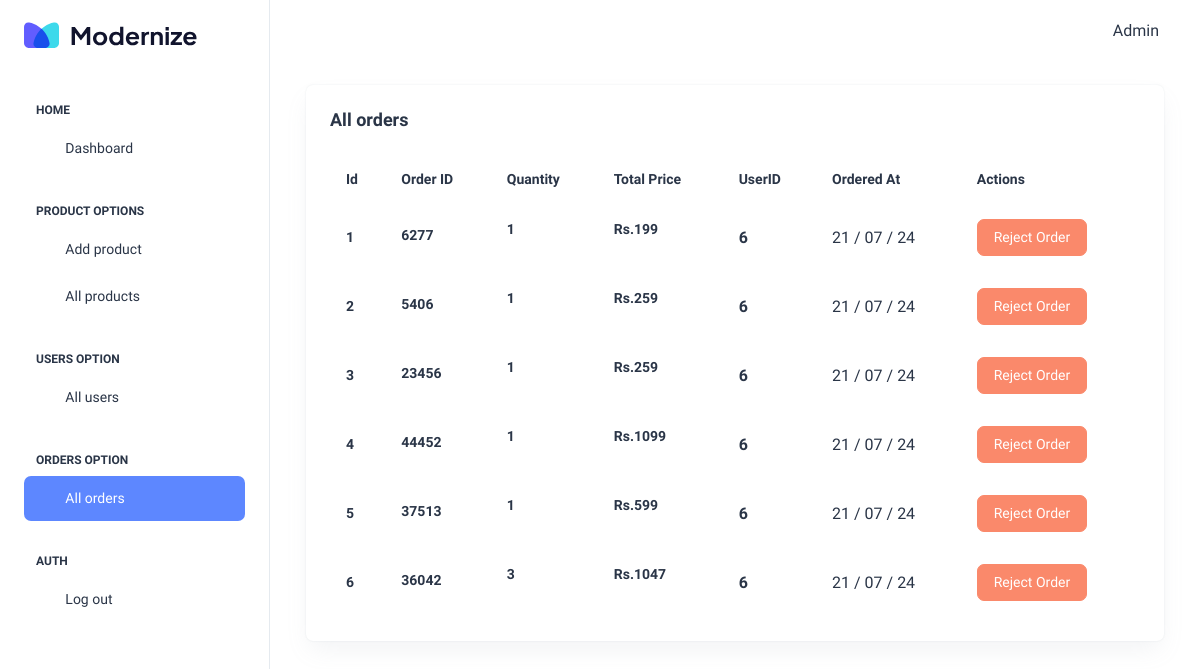
The app's page /dashboard/orders.php (signed in) with its own data.
### tables this page shows
CREATE TABLE `orders` (
  `id` int(11) NOT NULL,
  `order_id` int(11) NOT NULL,
  `order_quantity` int(11) NOT NULL,
  `order_price` int(11) NOT NULL,
  `user_id` int(11) NOT NULL,
  `product_id` int(11) NOT NULL,
  `ordered_at` timestamp NOT NULL DEFAULT current_timestamp()
);

### dashboard/orders.php (the view)
<?php
include('./header.php');
include('./conn.php');
$query = "SELECT * FROM orders ORDER BY ordered_at";
$res = mysqli_query($conn, $query);
?>
<div class="container-fluid">
  <div class="container-fluid">
    <div class="card w-100">
      <div class="card-body p-4">
        <h5 class="card-title fw-semibold mb-4">
          All orders
        </h5>
        <div class="table-responsive">
          <table class="table text-nowrap mb-0 align-middle">
            <thead class="text-dark fs-4">
              <tr>
                <th class="border-bottom-0">
                  <h6 class="fw-semibold mb-0">Id</h6>
                </th>
                <th class="border-bottom-0">
                  <h6 class="fw-semibold mb-0">Order ID</h6>
                </th>
                <th class="border-bottom-0">
                  <h6 class="fw-semibold mb-0">Quantity</h6>
                </th>
                <th class="border-bottom-0">
                  <h6 class="fw-semibold mb-0">Total Price</h6>
                </th>
                <th class="border-bottom-0">
                  <h6 class="fw-semibold mb-0">UserID</h6>
                </th>
                <th class="border-bottom-0">
                  <h6 class="fw-semibold mb-0">Ordered At</h6>
                </th>
                <th class="border-bottom-0">
                  <h6 class="fw-semibold mb-0">Actions</h6>
                </th>
              </tr>
            </thead>
            <tbody>
              <?php
                while($data = mysqli_fetch_assoc($res)) {
                  $formatedDate = date_format(date_create($data['ordered_at']),"d / m / y");
                  echo "
                    <tr>
                      <td class='border-bottom-0'>
                        <h6 class='fw-semibold mb-0'>$data[id]</h6>
                      </td>
                      <td class='border-bottom-0'>
                        <h6 class='fw-semibold mb-1'>$data[order_id]</h6>
                      </td>
                      <td class='border-bottom-0'>
                        <h6 class='mb-0 fw-semibold'>$data[order_quantity]</p>
                      </td>
                      <td class='border-bottom-0'>
                        <h6 class='mb-0 fw-semibold'>Rs.$data[order_price]</p>
                      </td>
                      <td class='border-bottom-0'>
                        <h6 class='fw-semibold mb-0 fs-4'>$data[user_id]</h6>
                      </td>
                      <td class='border-bottom-0'>
                        <h6 class='fw-normal mb-0 fs-4'>$formatedDate</h6>
                      </td>
                      <td class='border-bottom-0'>
                        <a class='btn btn-danger' href='order/cancel_order_backend.php?id=$data[id]'>Reject Order</a>
                      </td>
                    </tr>
                  ";
                }
              ?>
            </tbody>
          </table>
        </div>
      </div>
    </div>
  </div>
</div>
<?php include('./footer.php') ?>

### dashboard/header.php (shortened to what this page needs)
<!DOCTYPE html>
<html lang="en">
  <head>
    <link rel="stylesheet" href="./assets/css/styles.min.css" />
  </head>
  <body>
    <div
      class="page-wrapper"
      id="main-wrapper"
      data-layout="vertical"
      data-navbarbg="skin6"
      data-sidebartype="full"
      data-sidebar-position="fixed"
      data-header-position="fixed"
    >
      <aside class="left-sidebar">
        <div>
          <div
            class="brand-logo d-flex align-items-center justify-content-between"
          >
            <a href="./dashboard.php" class="text-nowrap logo-img">
              <img
                src="./assets/images/logos/dark-logo.svg"
                width="180"
                alt=""
              />
            </a>
          </div>
          <nav class="sidebar-nav scroll-sidebar" data-simplebar="">
            <ul id="sidebarnav">
              <li class="nav-small-cap">
                <span class="hide-menu">Home</span>
              </li>
              <li class="sidebar-item">
                <a
                  class="sidebar-link"
                  href="./dashboard.php"
                  aria-expanded="false"
                >
                  <span>
                    <i class="ti ti-layout-dashboard"></i>
                  </span>
                  <span class="hide-menu">Dashboard</span>
                </a>
              </li>
              <li class="nav-small-cap">
                <span class="hide-menu">PRODUCT OPTIONS</span>
              </li>
              <li class="sidebar-item">
                <a
                  class="sidebar-link"
                  href="./add-product.php"
                  aria-expanded="false"
                >
                  <span>
                    <i class="ti ti-plus"></i>
                  </span>
                  <span class="hide-menu">Add product</span>
                </a>
              </li>
              <li class="sidebar-item">
                <a
                  class="sidebar-link"
                  href="./all-products.php"
                  aria-expanded="false"
                >
                  <span>
                    <i class="ti ti-layout-grid"></i>
                  </span>
                  <span class="hide-menu">All products</span>
                </a>
              </li>
              <li class="nav-small-cap">
                <span class="hide-menu">USERS OPTION</span>
              </li>
              <li class="sidebar-item">
                <a
                  class="sidebar-link"
                  href="./all-users.php"
                  aria-expanded="false"
                >
                  <span>
                    <i class="ti ti-users"></i>
                  </span>
                  <span class="hide-menu">All users</span>
                </a>
              </li>
              <li class="nav-small-cap">
                <span class="hide-menu">ORDERS OPTION</span>
              </li>
              <li class="sidebar-item">
                <a
                  class="sidebar-link"
                  href="./orders.php"
                  aria-expanded="false"
                >
                  <span>
                    <i class="ti ti-box"></i>
                  </span>
                  <span class="hide-menu">All orders</span>
                </a>
              </li>
              <li class="nav-small-cap">
                <span class="hide-menu">AUTH</span>
              </li>
              <?php
              if(empty($_SESSION['email'])) {
                echo "
                  <li class='sidebar-item'>
                    <a
                      class='sidebar-link'
                      href='./index.php'
                      aria-expanded='false'
                    >
                      <span>
                        <i class='ti ti-logout'></i>
                      </span>
                      <span class='hide-menu'>Login</span>
                    </a>
                  </li>
                ";
              } else {
                echo "
                  <li class='sidebar-item'>
                    <a
                      class='sidebar-link'
                      href='auth/logout_backend.php'
                      aria-expanded='false'
                    >
                      <span>
                        <i class='ti ti-login'></i>
                      </span>
                      <span class='hide-menu'>Log out</span>
                    </a>
                  </li>
                ";
              }
              ?>
            </ul>
          </nav>
        </div>
      </aside>
      <div class="body-wrapper">
        <header class="app-header">
          <nav class="navbar navbar-expand-lg navbar-light">
            <div
              class="navbar-collapse justify-content-end px-0"
              id="navbarNav"
            >
              <ul
                class="navbar-nav flex-row ms-auto align-items-center justify-content-end"
              >
                <li class="nav-item dropdown">
                  <a
                    class="nav-link"
                    href="javascript:void(0)"
                    id="drop2"
                    data-bs-toggle="dropdown"
                    aria-expanded="false"
                    style="display: flex; align-items: center; gap: 6px"
                  >
                    <i class="ti ti-user" style="font-size: 18px; margin-bottom: 10px"></i>
                    <h6 class="nav-link" style="font-size: 16px; padding: 0 !important;"><?php echo $_SESSION['first_name'] ?></h6>
                  </a>
                </li>
              </ul>
            </div>
          </nav>
        </header>

### dashboard/footer.php (shortened to what this page needs)
      </div>
    </div>
  </body>
</html>

### records on screen
orders: id "1", order "6277", order_quantity "1", order_price "199", user "6", ordered_at "21 / 07 / 24"
orders: id "2", order "5406", order_quantity "1", order_price "259", user "6", ordered_at "21 / 07 / 24"
orders: id "3", order "23456", order_quantity "1", order_price "259", user "6", ordered_at "21 / 07 / 24"
orders: id "4", order "44452", order_quantity "1", order_price "1099", user "6", ordered_at "21 / 07 / 24"
orders: id "5", order "37513", order_quantity "1", order_price "599", user "6", ordered_at "21 / 07 / 24"
orders: id "6", order "36042", order_quantity "3", order_price "1047", user "6", ordered_at "21 / 07 / 24"

### other values on screen
$_SESSION['first_name'] "Admin"
